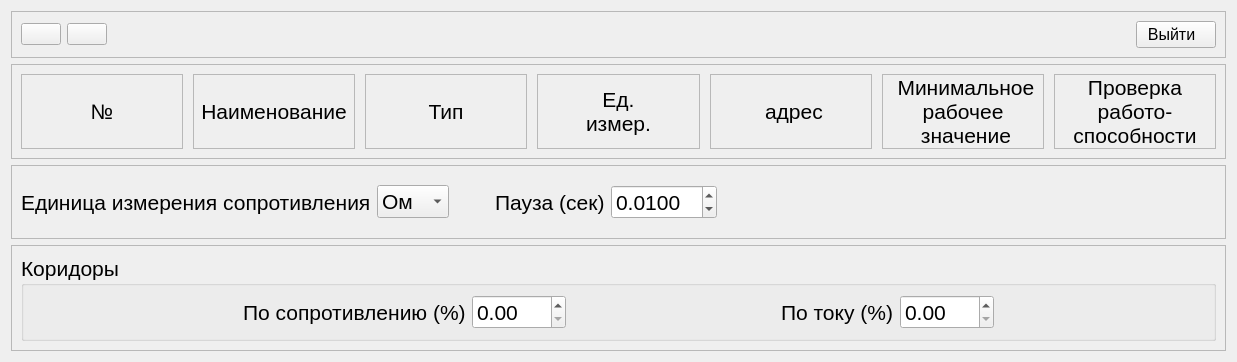
<?xml version="1.0" encoding="UTF-8"?>
<ui version="4.0">
 <class>Form</class>
 <widget class="QWidget" name="Form">
  <property name="geometry">
   <rect>
    <x>0</x>
    <y>0</y>
    <width>1237</width>
    <height>362</height>
   </rect>
  </property>
  <property name="sizePolicy">
   <sizepolicy hsizetype="Minimum" vsizetype="Minimum">
    <horstretch>0</horstretch>
    <verstretch>0</verstretch>
   </sizepolicy>
  </property>
  <property name="windowTitle">
   <string>Настройка приборов и коридоров</string>
  </property>
  <layout class="QVBoxLayout" name="verticalLayout">
   <item>
    <widget class="QFrame" name="frame">
     <property name="sizePolicy">
      <sizepolicy hsizetype="Preferred" vsizetype="Fixed">
       <horstretch>0</horstretch>
       <verstretch>0</verstretch>
      </sizepolicy>
     </property>
     <property name="frameShape">
      <enum>QFrame::StyledPanel</enum>
     </property>
     <property name="frameShadow">
      <enum>QFrame::Raised</enum>
     </property>
     <layout class="QHBoxLayout" name="horizontalLayout_2">
      <item>
       <layout class="QHBoxLayout" name="horizontalLayout">
        <item>
         <widget class="QPushButton" name="pushButton">
          <property name="focusPolicy">
           <enum>Qt::NoFocus</enum>
          </property>
          <property name="toolTip">
           <string>добавить прибор</string>
          </property>
          <property name="text">
           <string/>
          </property>
          <property name="icon">
           <iconset>
            <normaloff>:/ico/ico/Play_Red_128.png</normaloff>:/ico/ico/Play_Red_128.png</iconset>
          </property>
          <property name="iconSize">
           <size>
            <width>36</width>
            <height>36</height>
           </size>
          </property>
         </widget>
        </item>
        <item>
         <widget class="QPushButton" name="pushButton_2">
          <property name="focusPolicy">
           <enum>Qt::NoFocus</enum>
          </property>
          <property name="toolTip">
           <string>удалить неактивные приборы</string>
          </property>
          <property name="text">
           <string/>
          </property>
          <property name="icon">
           <iconset>
            <normaloff>:/ico/ico/Play_Red_128.png</normaloff>:/ico/ico/Play_Red_128.png</iconset>
          </property>
          <property name="iconSize">
           <size>
            <width>36</width>
            <height>36</height>
           </size>
          </property>
         </widget>
        </item>
        <item>
         <spacer name="horizontalSpacer">
          <property name="orientation">
           <enum>Qt::Horizontal</enum>
          </property>
          <property name="sizeHint" stdset="0">
           <size>
            <width>40</width>
            <height>20</height>
           </size>
          </property>
         </spacer>
        </item>
        <item>
         <widget class="QPushButton" name="pushButton_3">
          <property name="font">
           <font>
            <pointsize>12</pointsize>
           </font>
          </property>
          <property name="focusPolicy">
           <enum>Qt::NoFocus</enum>
          </property>
          <property name="text">
           <string>Выйти  </string>
          </property>
          <property name="iconSize">
           <size>
            <width>36</width>
            <height>36</height>
           </size>
          </property>
         </widget>
        </item>
       </layout>
      </item>
     </layout>
    </widget>
   </item>
   <item>
    <widget class="QFrame" name="frame_2">
     <property name="sizePolicy">
      <sizepolicy hsizetype="Preferred" vsizetype="Minimum">
       <horstretch>0</horstretch>
       <verstretch>0</verstretch>
      </sizepolicy>
     </property>
     <property name="frameShape">
      <enum>QFrame::StyledPanel</enum>
     </property>
     <property name="frameShadow">
      <enum>QFrame::Raised</enum>
     </property>
     <layout class="QHBoxLayout" name="horizontalLayout_3">
      <item>
       <layout class="QGridLayout" name="gridLayout">
        <property name="sizeConstraint">
         <enum>QLayout::SetMinimumSize</enum>
        </property>
        <property name="horizontalSpacing">
         <number>10</number>
        </property>
        <property name="verticalSpacing">
         <number>6</number>
        </property>
        <item row="0" column="2">
         <widget class="QLabel" name="label_2">
          <property name="maximumSize">
           <size>
            <width>16777215</width>
            <height>16777215</height>
           </size>
          </property>
          <property name="font">
           <font>
            <pointsize>16</pointsize>
           </font>
          </property>
          <property name="frameShape">
           <enum>QFrame::StyledPanel</enum>
          </property>
          <property name="text">
           <string> Наименование </string>
          </property>
          <property name="alignment">
           <set>Qt::AlignCenter</set>
          </property>
         </widget>
        </item>
        <item row="0" column="3">
         <widget class="QLabel" name="label_3">
          <property name="maximumSize">
           <size>
            <width>16777215</width>
            <height>16777215</height>
           </size>
          </property>
          <property name="font">
           <font>
            <pointsize>16</pointsize>
           </font>
          </property>
          <property name="frameShape">
           <enum>QFrame::StyledPanel</enum>
          </property>
          <property name="text">
           <string>Тип</string>
          </property>
          <property name="alignment">
           <set>Qt::AlignCenter</set>
          </property>
         </widget>
        </item>
        <item row="0" column="4">
         <widget class="QLabel" name="label_4">
          <property name="sizePolicy">
           <sizepolicy hsizetype="Preferred" vsizetype="Preferred">
            <horstretch>0</horstretch>
            <verstretch>0</verstretch>
           </sizepolicy>
          </property>
          <property name="minimumSize">
           <size>
            <width>0</width>
            <height>0</height>
           </size>
          </property>
          <property name="maximumSize">
           <size>
            <width>16777215</width>
            <height>16777215</height>
           </size>
          </property>
          <property name="font">
           <font>
            <pointsize>16</pointsize>
            <weight>50</weight>
            <bold>false</bold>
           </font>
          </property>
          <property name="frameShape">
           <enum>QFrame::StyledPanel</enum>
          </property>
          <property name="text">
           <string>Ед.
 измер. </string>
          </property>
          <property name="alignment">
           <set>Qt::AlignCenter</set>
          </property>
         </widget>
        </item>
        <item row="0" column="5">
         <widget class="QLabel" name="label_5">
          <property name="sizePolicy">
           <sizepolicy hsizetype="Preferred" vsizetype="Preferred">
            <horstretch>0</horstretch>
            <verstretch>0</verstretch>
           </sizepolicy>
          </property>
          <property name="maximumSize">
           <size>
            <width>16777215</width>
            <height>16777215</height>
           </size>
          </property>
          <property name="font">
           <font>
            <pointsize>16</pointsize>
           </font>
          </property>
          <property name="frameShape">
           <enum>QFrame::StyledPanel</enum>
          </property>
          <property name="text">
           <string> 
 адрес 
            </string>
          </property>
          <property name="alignment">
           <set>Qt::AlignCenter</set>
          </property>
         </widget>
        </item>
        <item row="0" column="1">
         <widget class="QLabel" name="label">
          <property name="maximumSize">
           <size>
            <width>16777215</width>
            <height>16777215</height>
           </size>
          </property>
          <property name="font">
           <font>
            <pointsize>16</pointsize>
           </font>
          </property>
          <property name="frameShape">
           <enum>QFrame::StyledPanel</enum>
          </property>
          <property name="text">
           <string>№</string>
          </property>
          <property name="alignment">
           <set>Qt::AlignCenter</set>
          </property>
         </widget>
        </item>
        <item row="0" column="6">
         <widget class="QLabel" name="label_9">
          <property name="font">
           <font>
            <pointsize>16</pointsize>
           </font>
          </property>
          <property name="frameShape">
           <enum>QFrame::StyledPanel</enum>
          </property>
          <property name="text">
           <string> Минимальное
рабочее
     значение    </string>
          </property>
          <property name="alignment">
           <set>Qt::AlignCenter</set>
          </property>
         </widget>
        </item>
        <item row="0" column="7">
         <widget class="QLabel" name="label_10">
          <property name="font">
           <font>
            <pointsize>16</pointsize>
           </font>
          </property>
          <property name="frameShape">
           <enum>QFrame::StyledPanel</enum>
          </property>
          <property name="text">
           <string>Проверка
работо-
 способности </string>
          </property>
          <property name="alignment">
           <set>Qt::AlignCenter</set>
          </property>
         </widget>
        </item>
       </layout>
      </item>
     </layout>
    </widget>
   </item>
   <item>
    <widget class="QFrame" name="frame_4">
     <property name="frameShape">
      <enum>QFrame::StyledPanel</enum>
     </property>
     <property name="frameShadow">
      <enum>QFrame::Raised</enum>
     </property>
     <layout class="QHBoxLayout" name="horizontalLayout_6">
      <item>
       <widget class="QLabel" name="label_8">
        <property name="font">
         <font>
          <pointsize>16</pointsize>
         </font>
        </property>
        <property name="text">
         <string>Единица измерения сопротивления</string>
        </property>
       </widget>
      </item>
      <item>
       <widget class="QComboBox" name="comboBox">
        <property name="font">
         <font>
          <pointsize>16</pointsize>
         </font>
        </property>
        <item>
         <property name="text">
          <string>Ом</string>
         </property>
        </item>
        <item>
         <property name="text">
          <string>мОм</string>
         </property>
        </item>
       </widget>
      </item>
      <item>
       <spacer name="horizontalSpacer_6">
        <property name="orientation">
         <enum>Qt::Horizontal</enum>
        </property>
        <property name="sizeType">
         <enum>QSizePolicy::Minimum</enum>
        </property>
        <property name="sizeHint" stdset="0">
         <size>
          <width>40</width>
          <height>20</height>
         </size>
        </property>
       </spacer>
      </item>
      <item>
       <widget class="QLabel" name="label_11">
        <property name="font">
         <font>
          <pointsize>16</pointsize>
         </font>
        </property>
        <property name="text">
         <string>Пауза (сек)</string>
        </property>
       </widget>
      </item>
      <item>
       <widget class="QDoubleSpinBox" name="doubleSpinBox_3">
        <property name="font">
         <font>
          <pointsize>16</pointsize>
         </font>
        </property>
        <property name="buttonSymbols">
         <enum>QAbstractSpinBox::UpDownArrows</enum>
        </property>
        <property name="keyboardTracking">
         <bool>true</bool>
        </property>
        <property name="decimals">
         <number>4</number>
        </property>
        <property name="singleStep">
         <double>0.010000000000000</double>
        </property>
        <property name="value">
         <double>0.010000000000000</double>
        </property>
       </widget>
      </item>
      <item>
       <spacer name="horizontalSpacer_5">
        <property name="orientation">
         <enum>Qt::Horizontal</enum>
        </property>
        <property name="sizeType">
         <enum>QSizePolicy::Expanding</enum>
        </property>
        <property name="sizeHint" stdset="0">
         <size>
          <width>500</width>
          <height>20</height>
         </size>
        </property>
       </spacer>
      </item>
     </layout>
    </widget>
   </item>
   <item>
    <widget class="QFrame" name="frame_3">
     <property name="frameShape">
      <enum>QFrame::StyledPanel</enum>
     </property>
     <property name="frameShadow">
      <enum>QFrame::Raised</enum>
     </property>
     <layout class="QHBoxLayout" name="horizontalLayout_4">
      <item>
       <widget class="QGroupBox" name="groupBox">
        <property name="font">
         <font>
          <pointsize>16</pointsize>
         </font>
        </property>
        <property name="title">
         <string>Коридоры</string>
        </property>
        <layout class="QHBoxLayout" name="horizontalLayout_5">
         <item>
          <layout class="QGridLayout" name="gridLayout_2">
           <item row="0" column="1">
            <widget class="QLabel" name="label_6">
             <property name="font">
              <font>
               <pointsize>16</pointsize>
              </font>
             </property>
             <property name="text">
              <string>По сопротивлению (%)</string>
             </property>
            </widget>
           </item>
           <item row="0" column="4">
            <widget class="QLabel" name="label_7">
             <property name="font">
              <font>
               <pointsize>16</pointsize>
              </font>
             </property>
             <property name="text">
              <string>По току (%)</string>
             </property>
            </widget>
           </item>
           <item row="0" column="3">
            <spacer name="horizontalSpacer_2">
             <property name="orientation">
              <enum>Qt::Horizontal</enum>
             </property>
             <property name="sizeHint" stdset="0">
              <size>
               <width>40</width>
               <height>20</height>
              </size>
             </property>
            </spacer>
           </item>
           <item row="0" column="0">
            <spacer name="horizontalSpacer_3">
             <property name="orientation">
              <enum>Qt::Horizontal</enum>
             </property>
             <property name="sizeHint" stdset="0">
              <size>
               <width>40</width>
               <height>20</height>
              </size>
             </property>
            </spacer>
           </item>
           <item row="0" column="6">
            <spacer name="horizontalSpacer_4">
             <property name="orientation">
              <enum>Qt::Horizontal</enum>
             </property>
             <property name="sizeHint" stdset="0">
              <size>
               <width>40</width>
               <height>20</height>
              </size>
             </property>
            </spacer>
           </item>
           <item row="0" column="2">
            <widget class="QDoubleSpinBox" name="doubleSpinBox">
             <property name="buttonSymbols">
              <enum>QAbstractSpinBox::UpDownArrows</enum>
             </property>
             <property name="keyboardTracking">
              <bool>true</bool>
             </property>
             <property name="maximum">
              <double>999.990000000000009</double>
             </property>
            </widget>
           </item>
           <item row="0" column="5">
            <widget class="QDoubleSpinBox" name="doubleSpinBox_2">
             <property name="buttonSymbols">
              <enum>QAbstractSpinBox::UpDownArrows</enum>
             </property>
             <property name="maximum">
              <double>999.990000000000009</double>
             </property>
            </widget>
           </item>
          </layout>
         </item>
        </layout>
       </widget>
      </item>
     </layout>
    </widget>
   </item>
  </layout>
 </widget>
 <resources/>
 <connections/>
</ui>
